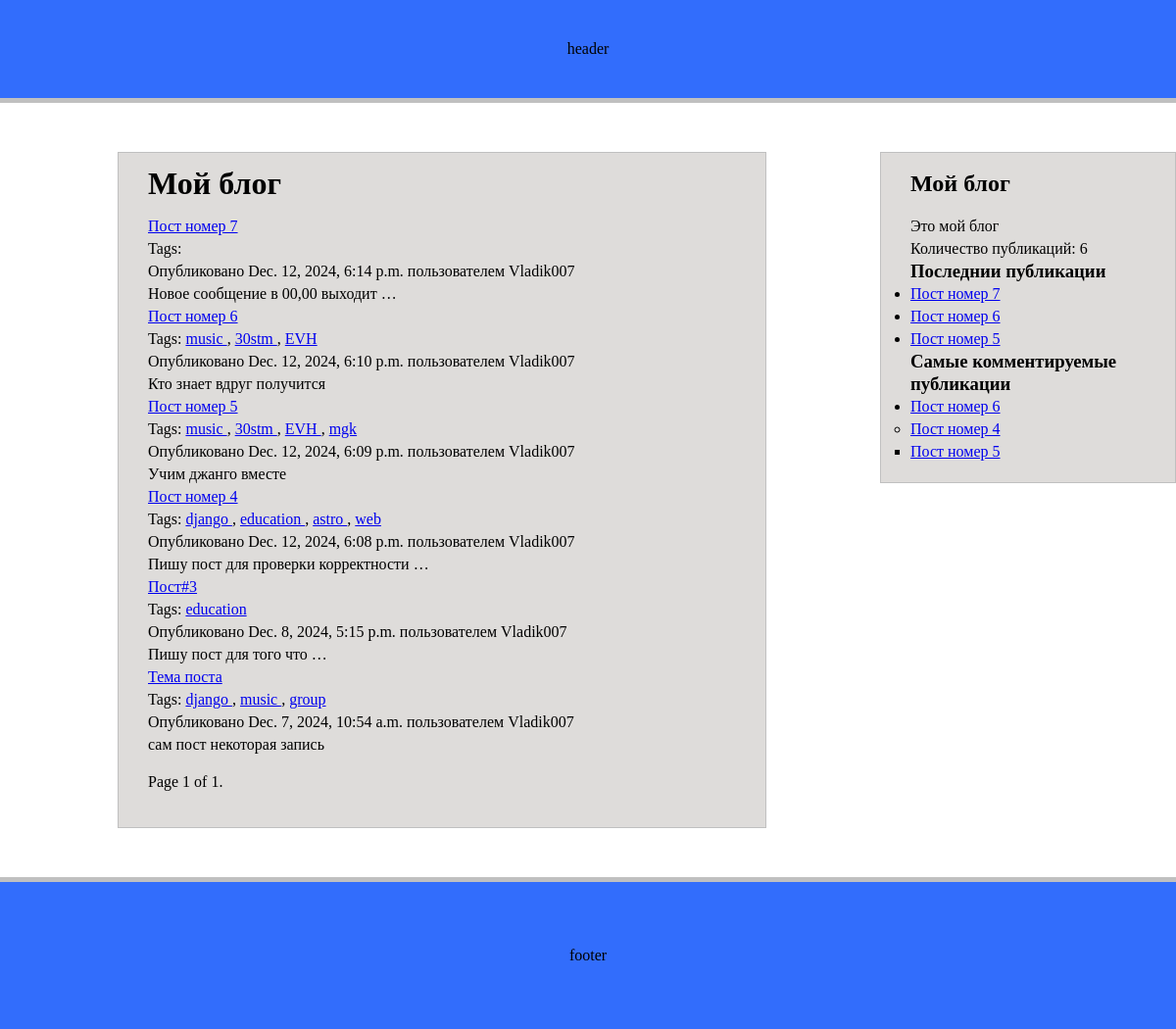
Screenshot of /blog/ with the database file from the repository.
### blog/models.py (models this page shows, shortened)
class Post(models.Model):
    class Status(models.TextChoices):
        DRAFT = 'DF', 'Draft'
        PUBLISHED = 'PB', 'Published'
    title = models.CharField(max_length=250)
    slug = models.SlugField(max_length=250, unique=True, unique_for_date='publish')
    body = models.TextField()
    author = models.ForeignKey(User, on_delete=models.CASCADE, related_name='blog_posts')
    publish = models.DateTimeField(default=timezone.now)    #текущее дата и время
    create = models.DateTimeField(auto_now_add=True)    #время создания
    update = models.DateTimeField(auto_now=True)    #время обновления
    status = models.CharField(max_length=2, choices=Status.choices, default=Status.DRAFT)
    objects = models.Manager()
    published = PublishedManager()
    tags = TaggableManager()
    class Meta:
        ordering = ['-publish']
        indexes = [models.Index(fields=['-publish'])]
    def get_absilut_url(self):
        return reverse('blog:post_detail',
                       args=[self.publish.year,
                             self.publish.month,
                             self.publish.day,
                             self.slug])

### blog/views.py (the view)
# urls.py: urlpatterns = [path('', views.post_list, name='post_list'),
def post_list(request, tag_slug=None):
    posts_list = Post.published.all()
    tag = None
    if tag_slug:
        tag = get_object_or_404(Tag, slug=tag_slug)
        posts_list = posts_list.filter(tags__in=[tag])
    paginator = Paginator(posts_list, 7)
    page_number = request.GET.get('page', 1)
    try:
        posts = paginator.page(page_number)
    except EmptyPage:
        posts = paginator.page(1)
    except PageNotAnInteger:
        posts = paginator.page(1)
    return render(request, 'blog/post/list.html', {'posts': posts, 'tag':tag})

### blog/models.py (called while the page is built)
    def get_queryset(self):
        return super().get_queryset().filter(status=Post.Status.PUBLISHED)

### blog/templatetags/blog_tags.py (called while the page is built)
@register.simple_tag
def total_posts():
    return Post.published.count()

@register.inclusion_tag('blog/post/latest_post.html')
def show_latest_posts(count=3):
    latest_posts = Post.published.order_by('-publish')[:count]
    return {'latest_posts':latest_posts}

@register.simple_tag
def most_commented(count=5):
    return Post.published.annotate(
        total_comments=Count('comments')
    ).exclude(total_comments=0).order_by('-total_comments')[:count]

### templates/blog/post/list.html (shortened to what this page needs)
{% extends "blog/base.html" %}
{% block content %}
    <h1 style="margin-bottom: 20px">Мой блог</h1>
{% for post in posts %}
        <a href="{{ post.get_absilut_url }}"> {{post.title}} </a>
         <p>
            Tags:
            {% for tag in post.tags.all %}
                <a href="{% url 'blog:post_list_by_tag' tag.slug %}">
                    {{ tag.name }}
                </a>
                {% if not forloop.last %}, {% endif %}
            {% endfor %}
        </p>
        <p> Опубликовано {{post.publish}} пользователем {{post.author}} </p>
        <p>{{ post.body|truncatewords:5|linebreaks }}</p>
{% endfor %}
{% include "paginator.html" with page=posts %}
{% endblock %}

### templates/blog/base.html (shortened to what this page needs)
{% load static %}
{% load blog_tags %}
<!DOCTYPE html>
<html lang="en">
<head>
    <link href="{% static 'css/blog.css' %}" rel="stylesheet">
</head>
<body>
<div id="header"> header </div>
<div id="main">
    <div class="main-content">
        {% block content %}
        {% endblock %}
    </div>
</div>
<div id="aside">
    <div class="aside-content">
        <h2 style="margin-bottom: 20px">Мой блог</h2>
        <p>Это мой блог</p>
        <p>Количество публикаций: {% total_posts %}</p>
    <h3>Последнии публикации</h3>
    {% show_latest_posts 3 %}
    <h3>Самые комментируемые публикации</h3>
        {% most_commented as most_commented %}
        {% for i in most_commented %}
        <ul>
            <li> <a href="{{ i.get_absilut_url }}"> {{i.title}} </a> </li>
            {% endfor %}
        </ul>
    </div>
</div>
<div id="footer"> footer </div>
</body>
</html>

### templates/paginator.html (shortened to what this page needs)
<div class="pagination">
    <span class="step-links">
        <span class="current">
           Page {{ page.number }} of {{ page.paginator.num_pages }}.
        </span>
    </span>
</div>

### templates/blog/post/latest_post.html
<ul>
    {% for post in latest_posts %}
        <li>
            <a href="{{ post.get_absilut_url }}">{{ post.title }}</a>
        </li>
    {% endfor %}
</ul>

### blog/static/css/blog.css (style rules this page uses)
* { margin: 0; padding: 0; }
#header, #footer { width: 100%; height: 100px; text-align: center; background: #326DFC; line-height: 100px; border-bottom:5px solid silver; margin-bottom: 50px; float: left }
#main { width: 50%; margin-left: 10%; background: #DEDCDA; border: 1px solid silver; padding: 20px 2.5%; float: left }
#aside { width: 20%; padding: 20px 2.5%; background: #DEDCDA; border: 1px solid silver; float: right; margin-left: 5% }
#footer { margin-bottom: 0; margin-top: 50px ; border-bottom: 0; border-top:5px solid silver; height: 150px;line-height: 150px; float: left }
.main-content { font-family: Montserrat; line-height: 23px }
.aside-content { font-family: Montserrat; line-height: 23px }
div div div { margin-bottom: 15px; margin-top: 15px; }

### rows the page displays
Post: title "Пост номер 7", publish "Dec. 12, 2024, 6:14 p.m.", author "Vladik007", body "Новое сообщение в 00,00 выходит …"
Post: title "Пост номер 6", publish "Dec. 12, 2024, 6:10 p.m.", author "Vladik007", body "Кто знает вдруг получится"
Tag: name "music"
Tag: name "30stm"
Tag: name "EVH"
Post: title "Пост номер 5", publish "Dec. 12, 2024, 6:09 p.m.", author "Vladik007", body "Учим джанго вместе"
Tag: name "mgk"
Post: title "Пост номер 4", publish "Dec. 12, 2024, 6:08 p.m.", author "Vladik007", body "Пишу пост для проверки корректности …"
Tag: name "django"
Tag: name "education"
Tag: name "astro"
Tag: name "web"
Post: title "Пост#3", publish "Dec. 8, 2024, 5:15 p.m.", author "Vladik007", body "Пишу пост для того что …"
Post: title "Тема поста", publish "Dec. 7, 2024, 10:54 a.m.", author "Vladik007", body "сам пост некоторая запись"
Tag: name "group"

### other values shown
{{ page.number }} "1"
{{ page.paginator.num_pages }} "1"
